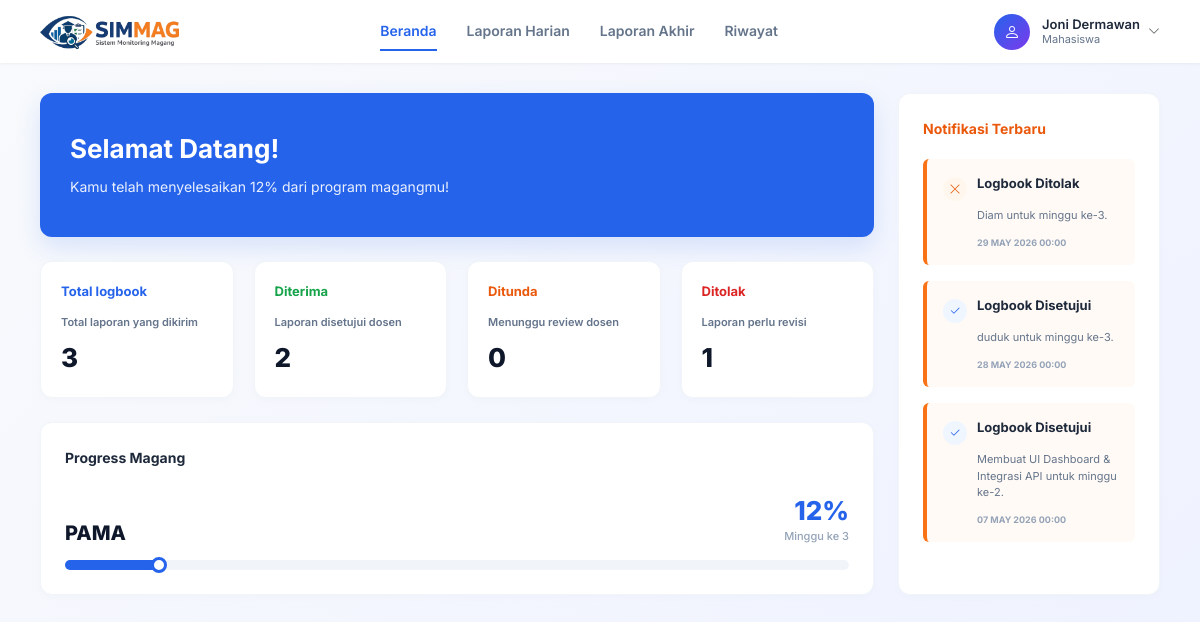
The app's page /mahasiswa/magang_aktif.php (signed in) with its own data.
### tables this page shows
CREATE TABLE `mahasiswa` (
  `id_mahasiswa` int(11) NOT NULL,
  `NIM` varchar(20) NOT NULL,
  `nama` varchar(100) NOT NULL,
  `email` varchar(100) NOT NULL,
  `prodi` varchar(100) NOT NULL,
  `password` varchar(255) NOT NULL,
  `no_hp` varchar(20) DEFAULT NULL
);

CREATE TABLE `pengajuan` (
  `id_pengajuan` int(11) NOT NULL,
  `id_mahasiswa` int(11) DEFAULT NULL,
  `jenis_perusahaan` varchar(50) DEFAULT NULL,
  `nama_perusahaan` varchar(255) DEFAULT NULL,
  `alamat` varchar(255) DEFAULT NULL,
  `provinsi` varchar(100) DEFAULT NULL,
  `kota` varchar(100) DEFAULT NULL,
  `kecamatan` varchar(100) DEFAULT NULL,
  `kode_pos` varchar(20) DEFAULT NULL,
  `judul_proposal` varchar(255) DEFAULT NULL,
  `bidang` varchar(100) DEFAULT NULL,
  `tanggal_mulai` date DEFAULT NULL,
  `tanggal_selesai` date DEFAULT NULL,
  `catatan` text DEFAULT NULL,
  `file_proposal` varchar(255) DEFAULT NULL,
  `status` varchar(50) DEFAULT 'pending',
  `created_at` timestamp NOT NULL DEFAULT current_timestamp()
);

CREATE TABLE `laporan_harian` (
  `id_laporan_harian` int(11) NOT NULL,
  `id_mahasiswa` int(11) NOT NULL,
  `kegiatan` text NOT NULL,
  `file_pendukung` varchar(255) DEFAULT NULL,
  `tanggal_submit` datetime NOT NULL DEFAULT current_timestamp(),
  `status` varchar(50) DEFAULT 'menunggu',
  `catatan_dosen` text DEFAULT NULL,
  `id_pendaftaran` int(11) DEFAULT NULL,
  `minggu_ke` int(11) DEFAULT NULL,
  `jam_masuk` time DEFAULT NULL,
  `jam_keluar` time DEFAULT NULL
);

### mahasiswa/magang_aktif.php (the view, shortened to what this page needs)
<?php
$user = $_SESSION['user'];
$db = new Database();
$conn = $db->getConnection();
$page = "magang_aktif";
$stmtMhs = $conn->prepare("SELECT * FROM mahasiswa WHERE id_mahasiswa = ?");
$stmtMhs->execute([$user['id']]);
$mahasiswa = $stmtMhs->fetch(PDO::FETCH_ASSOC);
$nama_mahasiswa = $mahasiswa['nama'];
$stmtPengajuan = $conn->prepare("SELECT * FROM pengajuan WHERE id_mahasiswa = ? AND status = 'Disetujui' ORDER BY created_at DESC LIMIT 1");
$stmtPengajuan->execute([$user['id']]);
$pengajuan = $stmtPengajuan->fetch(PDO::FETCH_ASSOC);
$start = strtotime($pengajuan['tanggal_mulai']);
$end = strtotime($pengajuan['tanggal_selesai']);
$today = time();
$totalDuration = $end - $start;
$currentDuration = $today - $start;
$progress = max(0, min(100, round(($currentDuration / $totalDuration) * 100)));
$week = max(1, floor(($currentDuration / 60 / 60 / 24) / 7) + 1);
$stmtPendaftaran = $conn->prepare("SELECT * FROM pendaftaran_magang WHERE id_mahasiswa = ? ORDER BY id_pendaftaran DESC LIMIT 1");
$stmtPendaftaran->execute([$user['id']]);
$pendaftaran = $stmtPendaftaran->fetch(PDO::FETCH_ASSOC);
$id_pendaftaran = $pendaftaran['id_pendaftaran'];
$stmtTotal = $conn->prepare("SELECT COUNT(*) FROM laporan_harian WHERE id_pendaftaran = ?");
$stmtTotal->execute([$id_pendaftaran]);
$total_logbook = $stmtTotal->fetchColumn();
$stmtDiterima = $conn->prepare("SELECT COUNT(*) FROM laporan_harian WHERE id_pendaftaran = ? AND status = 'Disetujui'");
$stmtDiterima->execute([$id_pendaftaran]);
$total_diterima = $stmtDiterima->fetchColumn();
$stmtMenunggu = $conn->prepare("SELECT COUNT(*) FROM laporan_harian WHERE id_pendaftaran = ? AND status = 'Menunggu'");
$stmtMenunggu->execute([$id_pendaftaran]);
$total_menunggu = $stmtMenunggu->fetchColumn();
$stmtDitolak = $conn->prepare("SELECT COUNT(*) FROM laporan_harian WHERE id_pendaftaran = ? AND status = 'Ditolak'");
$stmtDitolak->execute([$id_pendaftaran]);
$total_ditolak = $stmtDitolak->fetchColumn();
$stmtNotif = $conn->prepare("SELECT kegiatan, status, minggu_ke, tanggal_submit FROM laporan_harian WHERE id_mahasiswa = ? ORDER BY tanggal_submit DESC LIMIT 3");
$stmtNotif->execute([$user['id']]);
$data_notif = $stmtNotif->fetchAll(PDO::FETCH_ASSOC);
?>
<!DOCTYPE html>
<html lang="id">
<head>
    <link href="https://cdn.jsdelivr.net/npm/bootstrap@5.3.0/dist/css/bootstrap.min.css" rel="stylesheet">
    <link href="https://cdn.jsdelivr.net/npm/bootstrap-icons/font/bootstrap-icons.css" rel="stylesheet">
    <link rel="stylesheet" href="assets/css/mahasiswa_navbar.css">
    <link rel="stylesheet" href="assets/css/magang_aktif.css">
</head>
<body>
    <div class="top-navbar">
        <div class="navbar-brand">
            <img src="assets/logo.png" alt="SIMMAG">
        </div>
        <div class="nav-center">
            <a href="magang_aktif.php" class="<?= ($page == 'magang_aktif') ? 'active' : '' ?>">Beranda</a>
            <a href="laporan_harian.php" class="<?= ($page == 'laporan_harian') ? 'active' : '' ?>">Laporan Harian</a>
            <a href="laporan_akhir.php" class="<?= ($page == 'laporan_akhir') ? 'active' : '' ?>">Laporan Akhir</a>
            <a href="riwayat.php" class="<?= ($page == 'riwayat') ? 'active' : '' ?>">Riwayat</a>
        </div>
        <div class="nav-right">
            <div class="profile-section">
                <div class="profile-wrapper">
                    <div class="profile-info" id="profileToggle" style="cursor:pointer;">
                        <div class="profile-avatar"><i class="bi bi-person"></i></div>
                        <div class="profile-text">
                            <div class="name"><?= $nama_mahasiswa ?></div>
                            <div class="role">Mahasiswa</div>
                        </div>
                        <i class="bi bi-chevron-down ms-2 text-muted" style="font-size: 12px;"></i>
                    </div>
                </div>
            </div>
        </div>
    </div>
    <div class="main-container">
        <div class="row g-4">
            <div class="col-lg-8 col-xl-9">
                <div class="welcome-banner">
                    <h2>Selamat Datang!</h2>
                    <p>Kamu telah menyelesaikan <?= $progress ?>% dari program magangmu!</p>
                </div>
                <div class="stats-grid">
                    <div class="stat-card">
                        <div class="stat-title text-blue">Total logbook</div>
                        <div class="stat-subtitle">Total laporan yang dikirim</div>
                        <div class="stat-number"><?= $total_logbook ?></div>
                    </div>
                    <div class="stat-card">
                        <div class="stat-title text-green">Diterima</div>
                        <div class="stat-subtitle">Laporan disetujui dosen</div>
                        <div class="stat-number"><?= $total_diterima ?></div>
                    </div>
                    <div class="stat-card">
                        <div class="stat-title text-orange">Ditunda</div>
                        <div class="stat-subtitle">Menunggu review dosen</div>
                        <div class="stat-number"><?= $total_menunggu ?></div>
                    </div>
                    <div class="stat-card">
                        <div class="stat-title text-red">Ditolak</div>
                        <div class="stat-subtitle">Laporan perlu revisi</div>
                        <div class="stat-number"><?= $total_ditolak ?></div>
                    </div>
                </div>
                <div class="progress-card">
                    <div class="progress-header">Progress Magang</div>
                    <div class="d-flex justify-content-between align-items-end">
                        <div class="progress-company"><?= $pengajuan['nama_perusahaan'] ?></div>
                        <div class="text-end">
                            <div class="progress-percentage"><?= $progress ?>%</div>
                            <div class="progress-week">Minggu ke <?= $week ?></div>
                        </div>
                    </div>
                    <div class="progress-bar-container">
                        <div class="progress-bar-fill" style="width: <?= $progress ?>%;"></div>
                    </div>
                </div>
            </div>
            <div class="col-lg-4 col-xl-3">
                <div class="notifications-container">
                    <div class="notif-main-title">Notifikasi Terbaru</div>
                    <?php foreach ($data_notif as $notif): ?>
                    <div class="notif-card">
                        <div class="notif-header">
                            <div class="notif-icon <?= ($notif['status'] == 'Ditolak') ? 'orange' : '' ?>">
                                <?php if ($notif['status'] == 'Disetujui'): ?>
                                    <i class="bi bi-check2"></i>
                                <?php elseif ($notif['status'] == 'Ditolak'): ?>
                                    <i class="bi bi-x-lg"></i>
                                <?php else: ?>
                                    <i class="bi bi-clock-history"></i>
                                <?php endif; ?>
                            </div>
                            <div class="notif-title">
                                <?php if ($notif['status'] == 'Disetujui'): ?>
                                    Logbook Disetujui
                                <?php elseif ($notif['status'] == 'Ditolak'): ?>
                                    Logbook Ditolak
                                <?php else: ?>
                                    Menunggu Review
                                <?php endif; ?>
                            </div>
                        </div>
                        <div class="notif-body"><?= htmlspecialchars($notif['kegiatan']) ?> untuk minggu ke-<?= $notif['minggu_ke'] ?>.</div>
                        <div class="notif-time"><?= date('d M Y H:i', strtotime($notif['tanggal_submit'])) ?></div>
                    </div>
                    <?php endforeach; ?>
                </div>
            </div>
        </div>
    </div>
</body>
</html>

### mahasiswa/assets/css/mahasiswa_navbar.css (style rules this page uses)
body { font-family: 'Inter', sans-serif; background: linear-gradient(135deg, #f8fafc 0%, #eef2ff 100%); color: #1e293b; min-height: 100vh; margin: 0; padding: 0; }
.top-navbar { background-color: #ffffff; padding: 12px 40px; display: flex; align-items: center; justify-content: space-between; box-shadow: 0 1px 3px rgba(0,0,0,0.05); }
.navbar-brand img { height: 35px; }
.nav-center { display: flex; gap: 30px; }
.nav-center a { color: #64748b; text-decoration: none; font-weight: 600; font-size: 14px; padding: 8px 0; border-bottom: 2px solid transparent; transition: all 0.2s; }
.nav-center a:hover, .nav-center a.active { color: #2563eb; border-bottom: 2px solid #2563eb; }
.nav-right { display: flex; align-items: center; gap: 20px; }
.profile-section { display: flex; align-items: center; margin-left: 15px; }
.profile-info { display: flex; align-items: center; }
.profile-avatar { width: 36px; height: 36px; border-radius: 50%; background: linear-gradient(135deg, #2563eb, #7c3aed); color: white; display: flex; align-items: center; justify-content: center; font-size: 16px; margin-right: 12px; }
.profile-text { line-height: 1.2; }
.profile-text .name { font-weight: 600; font-size: 13px; color: #1e293b; }
.profile-text .role { font-size: 11px; color: #64748b; }
.profile-wrapper { position: relative; }
.main-container { padding: 30px 40px; max-width: 1400px; margin: 0 auto; }

### records on screen
mahasiswa: nama "Joni Dermawan"
pengajuan: progress "12", nama_perusahaan "PAMA", tanggal_mulai "3"
laporan_harian: status "Ditolak" (drawn), kegiatan "Diam", minggu_ke "3", tanggal_submit "29 MAY 2026 00:00"
laporan_harian: status "Disetujui" (drawn), kegiatan "duduk", minggu_ke "3", tanggal_submit "28 MAY 2026 00:00"
laporan_harian: status "Disetujui" (drawn), kegiatan "Membuat UI Dashboard & Integrasi API", minggu_ke "2", tanggal_submit "07 MAY 2026 00:00"

### other values on screen
$total_logbook "3"
$total_diterima "2"
$total_menunggu "0"
$total_ditolak "1"
